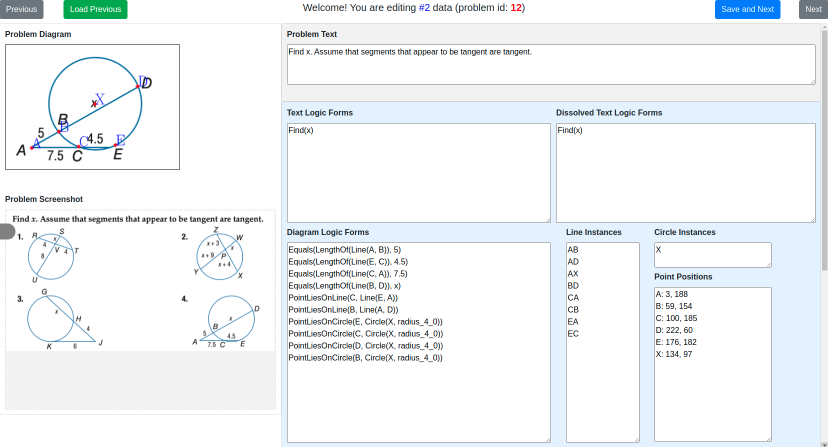
#> input picture annotation_tool/data_collection.png, 1656 x 893 px (shown at 1/2 size)
$ python -i parse_image_segments.py   (imports and definitions only)
#> lines starting #> are read from the running program, lines starting #| are printed output that depends on the picture; after the words box and inside, x2 and y2 are one past the last pixel; in counts of white or black regions, pixels touching at a corner belong together
### diagram_parser/parser/geosolver/ontology/instantiator_definitions.py
"""
Semantic definitions of ontology.

All functions need to be defined in terms of sympy's symbolic representations.
See ontology/basic_definitions.py for ontology.
If the function needs to return a truth value, then it must return an instance of 'Truth'.
Otherwise, it returns a sympy expression (can be a constant).
"""
from collections import namedtuple

__author__ = 'minjoon'


instantiator_defs = {
    'point': (('x', 'number'), ('y', 'number')),
    'line': (('a', 'point'), ('b', 'point')),
    'angle': (('a', 'point'), ('b', 'point'), ('c', 'point')),
    'circle': (('center', 'point'), ('radius', 'number')),
    'arc': (('circle', 'circle'), ('a', 'point'), ('b', 'point')),
    'triangle': (('a', 'point'), ('b', 'point'), ('c', 'point')),
    'quad': (('a', 'point'), ('b', 'point'), ('c', 'point'), ('d', 'point')),
    'hexagon': (('a', 'point'), ('b', 'point'), ('c', 'point'), ('d', 'point'), ('e', 'point'), ('f', 'point')),
    'para': (('a', 'point'), ('b', 'point'), ('c', 'point'), ('d', 'point')),
    'rectangle': (('a', 'point'), ('b', 'point'), ('c', 'point'), ('d', 'point')),
    'trapezoid': (('a', 'point'), ('b', 'point'), ('c', 'point'), ('d', 'point')),
    'rhombus': (('a', 'point'), ('b', 'point'), ('c', 'point'), ('d', 'point')),
    'square': (('a', 'point'), ('b', 'point'), ('c', 'point'), ('d', 'point')),
}

class polygon(tuple):
    def __new__(self, *points):
        return tuple.__new__(polygon, points)


"""
Initialize instantiators based on type_defs
"""
instantiators = {}
instantiators['polygon'] = polygon
for key, value in instantiator_defs.items():
    args, _ = zip(*value)
    nt = namedtuple(key, ' '.join(args))
    instantiators[key] = nt


# [7 lines left out: function get_polygon, not called in this run]

# instantiators['get_polygon'] = get_polygon

### diagram_parser/parser/geosolver/diagram/states.py
import cv2

from geosolver.diagram.draw_on_image import draw_point, draw_instance, draw_label
from geosolver.ontology.ontology_semantics import evaluate
from geosolver.utils.prep import display_image

__author__ = 'minjoon'


class ImageSegment(object):
    def __init__(self, segmented_image, sliced_image, binarized_segmented_image, pixels, offset, key):
        self.sliced_image = sliced_image
        self.segmented_image = segmented_image
        self.binarized_segmented_image = binarized_segmented_image
        self.pixels = pixels
        self.offset = offset
        self.shape = segmented_image.shape
        self.key = key
        self.area = segmented_image.shape[0] * segmented_image.shape[1]

    def display_segmented_image(self, block=True):
        display_image(self.segmented_image, block=block)

    def display_binarized_segmented_image(self, block=True):
        display_image(self.binarized_segmented_image, block=block)

    # [5 lines left out: function display_pixels, not called in this run]


class ImageSegmentParse(object):
    def __init__(self, original_image, diagram_image_segment, label_image_segments):
        """
        :param numpy.ndarray original_image:
        :param ImageSegment diagram_image_segment:
        :param dict label_image_segments:
        :return:
        """
        assert isinstance(diagram_image_segment, ImageSegment)
        assert isinstance(label_image_segments, dict)
        self.original_image = original_image
        self.diagram_image_segment = diagram_image_segment
        self.label_image_segments = label_image_segments

    def get_colored_original_image(self):
        return cv2.cvtColor(self.original_image, cv2.COLOR_GRAY2BGR)

    def display_diagram(self):
        self.diagram_image_segment.display_segmented_image()

    def display_labels(self):
        for image_segment in self.label_image_segments.values():
            image_segment.display_segmented_image()

    # [5 lines left out: function get_image_instances, not called in this run]

    def display_instances(self, instances, block=True, **kwargs):
        display_image(self.get_image_instances(instances, **kwargs), block=block)


class PrimitiveParse(object):
    # [8 lines left out: function __init__, not called in this run]
        # self.primitives = dict(lines.items() + circles.items())

    def display_primitives(self, block=True, **kwargs):
        self.image_segment_parse.display_instances(self.primitives.values(), block=block, **kwargs)

    def get_image_primitives(self, **kwargs):
        return self.image_segment_parse.get_image_instances(self.primitives.values(), **kwargs)

    def display_each_primitive(self, **kwargs):
        for primitive in self.primitives.values():
            self.image_segment_parse.display_instances([primitive], block=True, **kwargs)


class CoreParse(object):
    # [9 lines left out: function __init__, not called in this run]

    def evaluate(self, formula):
        return evaluate(formula, self.variable_assignment)

    def is_grounded(self, formula):
        return formula.is_grounded(self.variable_assignment.keys())

    # [8 lines left out: function get_image_points, not called in this run]

    def display_points(self, block=True, **kwargs):
        image = self.get_image_points(**kwargs)
        display_image(image, block=block)


class GraphParse(object):
    # TODO :
    # [11 lines left out: function __init__, not called in this run]

    def display_instances(self, instances, block=True, **kwargs):
        self.image_segment_parse.display_instances(instances, block=block, **kwargs)


class Label:
    def __init__(self, text, position):
        self.text = text
        self.position = position


class ImageLabelParse:
    def __init__(self, image, labels):
        self.image = image
        self.labels = labels

    # [6 lines left out: function get_labeled_image, not called in this run]

### diagram_parser/parser/geosolver/diagram/parse_image_segments.py
from scipy import ndimage
import cv2
import numpy as np

from geosolver.diagram.states import ImageSegment, ImageSegmentParse
from geosolver.ontology.instantiator_definitions import instantiators

__author__ = 'minjoon'


def parse_image_segments(image):
    kernel = np.ones((3,3), np.uint8)
    block_size = 13
    c = 20
    min_area = 20
    min_height = 3
    min_width = 3

    image_segments = _get_image_segments(image, kernel, block_size, c)
    diagram_segment, label_segments = _get_diagram_and_label_segments(image_segments, min_area, min_height, min_width)
    image_segment_parse = ImageSegmentParse(image, diagram_segment, label_segments)
    return image_segment_parse


def _get_image_segments(image, kernel, block_size, c):

#> called with kernel = array of shape (3, 3), block_size = 13, c = 20
    binarized_image = cv2.adaptiveThreshold(image, 255, cv2.ADAPTIVE_THRESH_GAUSSIAN_C,
                                            cv2.THRESH_BINARY_INV, block_size, c)
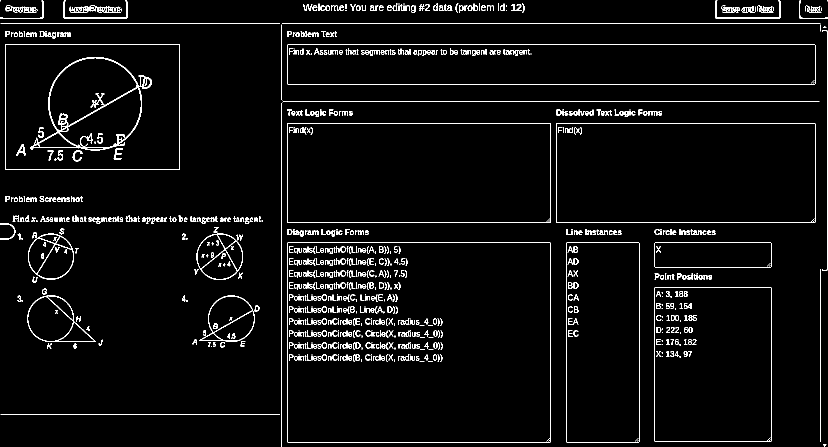
#> binarized_image: shape (893, 1656) (shown at 1/2 size); 3.7% white in thin lines or dots

    labeled, nr_objects = ndimage.label(binarized_image, structure=kernel)
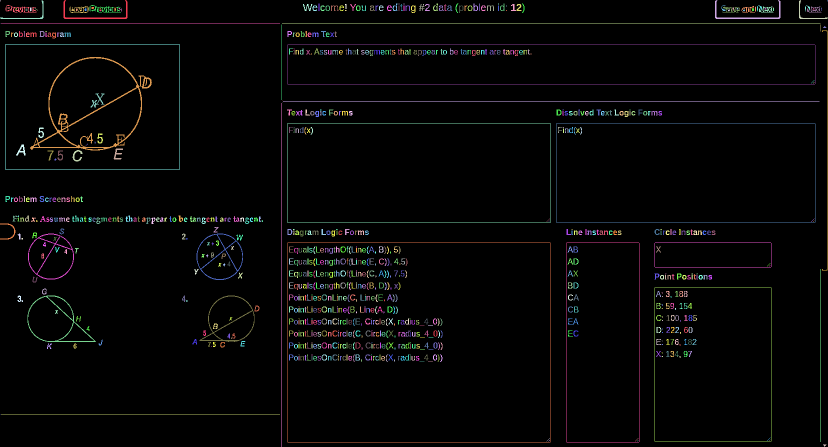
#> labeled: shape (893, 1656) int32 (shown at 1/2 size); 908 distinct labels, from 0 to 907; one colour per label, 0 black
#> nr_objects = 907
    slices = ndimage.find_objects(labeled)
#> slices = 907 items

    image_segments = {}
    for idx, slice_ in enumerate(slices):
        offset = instantiators['point'](slice_[1].start, slice_[0].start)
        sliced_image = image[slice_]
        boolean_array = labeled[slice_] == (idx+1)
        segmented_image = 255- (255-sliced_image) * boolean_array
        pixels = set(instantiators['point'](x, y) for x, y in np.transpose(np.nonzero(np.transpose(boolean_array))))
        binarized_segmented_image = cv2.adaptiveThreshold(segmented_image, 255, cv2.ADAPTIVE_THRESH_GAUSSIAN_C,
                                                          cv2.THRESH_BINARY_INV, block_size, c)
        #scale_factor = 5
        #scaled_img = cv2.resize(segmented_image, (0,0), fx=scale_factor, fy=scale_factor, interpolation=cv2.INTER_CUBIC)
        #thres,binarized_segmented_image = cv2.threshold(scaled_img, 0, 255, cv2.THRESH_BINARY|cv2.THRESH_OTSU)

        image_segment = ImageSegment(segmented_image, sliced_image, binarized_segmented_image, pixels, offset, idx)
        image_segments[idx] = image_segment
#> this loop made 907 passes
#> pass 1, in _get_image_segments, `sliced_image = image[slice_]`:
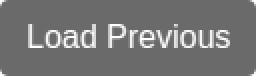
#> sliced_image: shape (38, 128) (shown 2 times larger); min 106, max 255, mean 117.6
#> pass 1, in _get_image_segments, `boolean_array = labeled[slice_] == (idx+1)`:
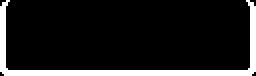
#> boolean_array: shape (38, 128) bool (shown 2 times larger); 12.1% white; 1 white region, box (x1, y1, x2, y2) and area: (0, 0, 128, 38) 588
#> pass 1, in _get_image_segments, `segmented_image = 255- (255-sliced_image) * boolean_array`:
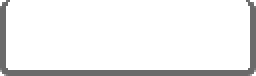
#> segmented_image: shape (38, 128) (shown 2 times larger); min 106, max 255, mean 237.1
#> after the loop, image_segments = 907 items

    return image_segments

'''def _union(self, diagram, image):
    diagram.shape[0] = max(diagram.shape[0], diagram.offset.x - image.offset.x + image.shape[0])
    diagram.shape[1] = max(diagram.shape[1], diagram.offset.x - image.offset.x + image.shape[0])
    diagram.offset.x = min(diagram.offset.x, image.offset.x)
    diagram.offset.y = min(diagram.offset.y, image.offset.y)
    diagram.pixels = diagram.pixels | image.pixels'''


def _get_diagram_and_label_segments(image_segments, min_area, min_height, min_width):
    '''Erase the max area (padding)
    diagram_segment = max(image_segments.values(), key=lambda s: s.area)
    d = list(image_segments.values())
    d.remove(diagram_segment)
    '''
#> called with min_area = 20, min_height = 3, min_width = 3
    diagram_segment = max(image_segments.values(), key=lambda s: s.area)
    union_to_diagram = []

    label_segments = {}
    for key, image_segment in image_segments.items():
        if key == diagram_segment.key:
            continue
        a = image_segment.area >= min_area
        h = image_segment.shape[1] >= min_height
        w = image_segment.shape[0] >= min_width
        if a and h and w:
            '''if image_segment.area * 2 >= diagram_segment.area:
                union_to_diagram.append(image_segment)
            else:'''
            label_segments[key] = image_segment
#> this loop made 907 passes
#> (a, h, w) on passes 1 to 3: (True, True, True), (True, True, True), (True, True, True)

    #for image_segment in union_to_diagram:
    #    self._union(diagram_segment, image_segment)

    return diagram_segment, label_segments

>>> import cv2
>>> picture = cv2.imread('../../../../annotation_tool/data_collection.png', cv2.IMREAD_GRAYSCALE)
>>> result = parse_image_segments(picture)
